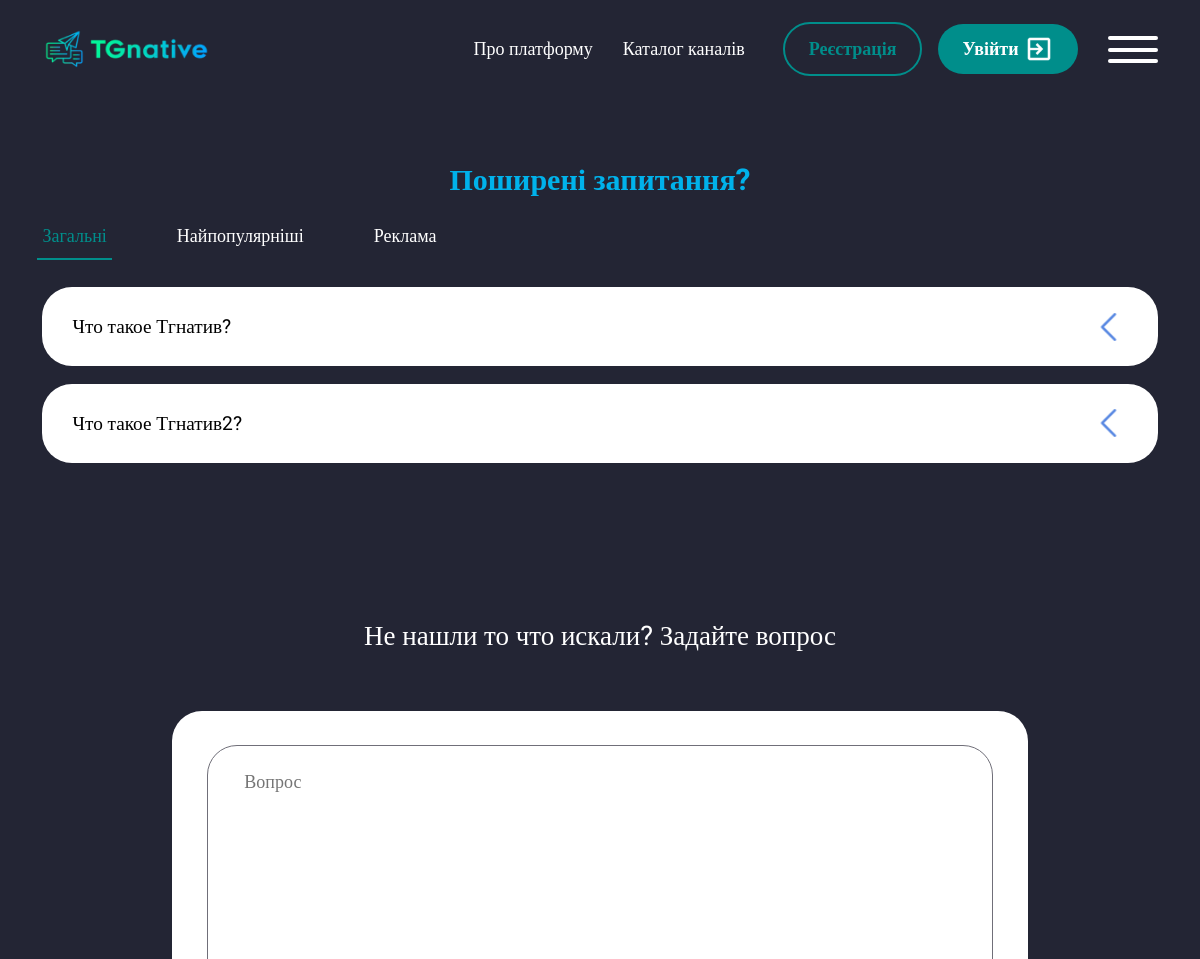
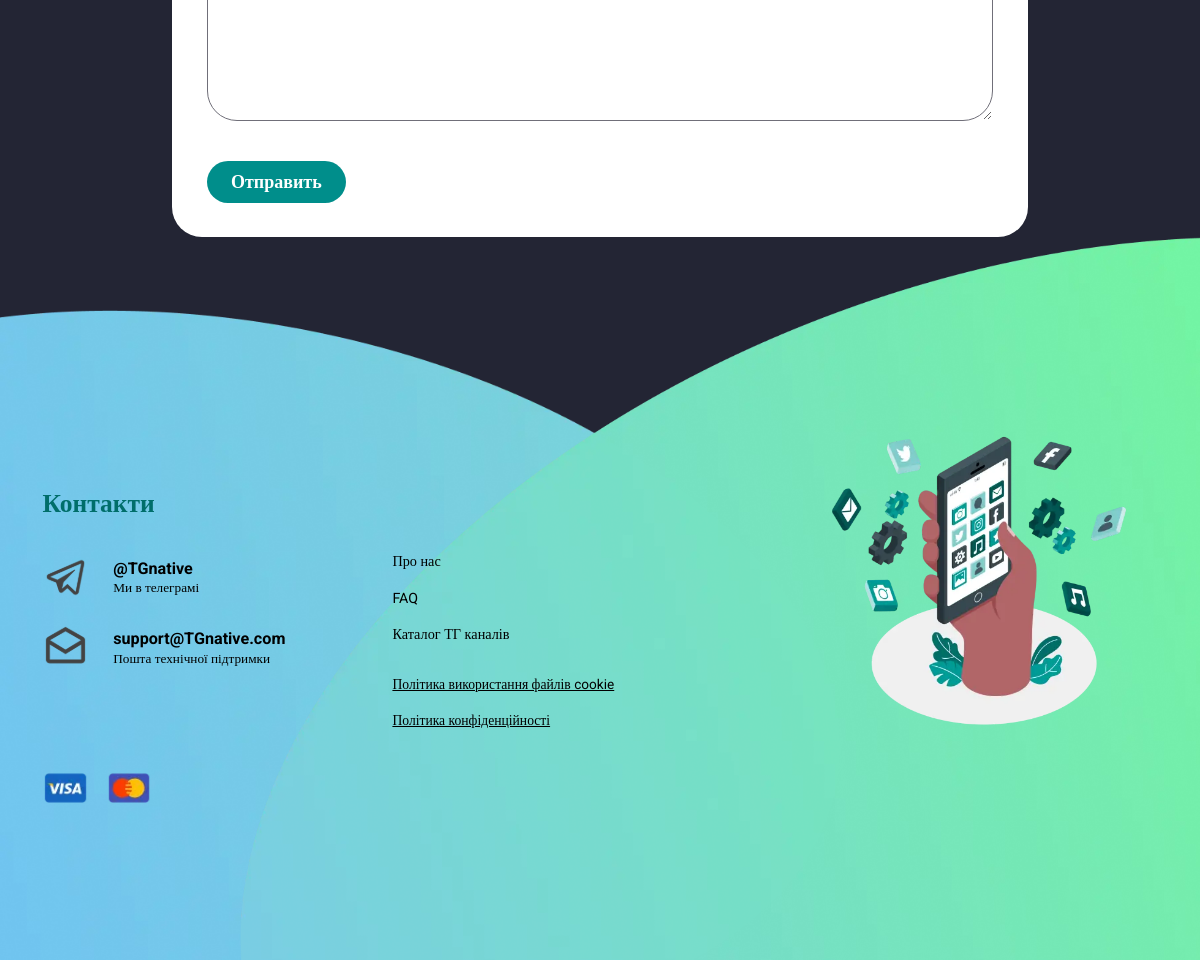
Screenshot of /faq/ with the database file from the repository (2 pictures, top to bottom).
### accounts/models.py (models this page shows, shortened)
class Faq_Subjects(models.Model):
    subjects=models.CharField(max_length=150)

### API/models.py (models this page shows, shortened)
class FAQ(models.Model):
    subjects=models.ForeignKey(Faq_Subjects,on_delete=models.CASCADE)
    question = models.CharField(max_length=200, verbose_name='Вопрос')
    created_at = models.DateTimeField(auto_now_add=True)
    answers = models.TextField(verbose_name="Ответ")

### accounts/views.py (the view, shortened to what this page needs)
# urls.py: path('faq/',views.FaqPage.as_view(),name='faq'),
class FaqPage(SuccessMessageMixin, CreateView):
    model = Faq_Question
    form_class = FormFAQ
    template_name = 'faq.html'
    success_message = "Успешно отправлено"
    def get_context_data(self, *, object_list=None, **kwargs):
        context = super().get_context_data(**kwargs)
        context['items'] = FAQ.objects.all()
        context['subjects']=Faq_Subjects.objects.all()
        return context

### accounts/forms.py
class FormFAQ(forms.ModelForm):
    question=forms.CharField(widget=forms.Textarea(attrs={'class': 'form-faq__textarea', 'placeholder': 'Вопрос'}))
    class Meta:
        model=Faq_Question
        fields = ['question']

### accounts/context_processors.py (called while the page is built, shortened)
def user_authenticated(request):
    user_authenticated_data = {'user_authenticated': request.user.is_authenticated}
    return user_authenticated_data

### accounts/templates/faq.html (shortened to what this page needs)
{% extends 'base.html' %}
{% load static %}
{% block content%}
   <main class="page">
			<section class="faq-mainscreen">
				<div class="faq-mainscreen__container">
					<div class="faq-mainscreen__content container">
						<h1 class="title title_center">Поширені запитання?</h1>
					</div>
				</div>
			</section>
			<section class="faq-spollers">
				<div class="faq-spollers__container">
					<div data-tabs class="tabs">
						<nav data-tabs-titles class="tabs-navigation">
							{% for item in subjects %}
							{% if forloop.first %}
        <button type="button" class="tabs-navigation__title _tab-active">{{ item.subjects }}</button>
    {% else %}
        <button type="button" class="tabs-navigation__title">{{ item.subjects }}</button>
    {% endif %}
							{% endfor %}
						</nav>
						<div data-tabs-body class="tabs__content">
							 {% for i in subjects %}
							<div class="tabs__body">
								<div data-spollers class="spollers">
									{% for item in items %}
									 {% if item.subjects == i %}
									<div class="spollers__item">
										<button type="button" data-spoller class="spollers__title label-black label-black_s20">
											<span>{{ item.question }}</span>
											<img class="arrow" src="{% static 'img/icons/arrow-down-pink.svg' %}" alt="">
										</button>
									</div>
									{% endif %}
									{% endfor %}
                                </div>
							</div>
							  {% endfor %}
						</div>
					</div>
				</div>
			</section>
			<section class="faq-form">
				<div class="faq-form__container container">
					<h2 class="label-white label-white_s36">Не нашли то что искали? Задайте вопрос</h2>
					<form  method="post" class="form-faq squire" id="form">
						{{form.question}}
						<div class="form-faq__actions">
							<button class="button button_sm" type="submit">Отправить</button>
						</div>
					</form>
				</div>
			</section>
		</main>
    {% endblock %}

### rows the page displays
Faq_Subjects: subjects "Загальні"
Faq_Subjects: subjects "Найпопулярніші"
Faq_Subjects: subjects "Реклама"
FAQ: question "Что такое Тгнатив?"
FAQ: question "Что такое Тгнатив2?"
